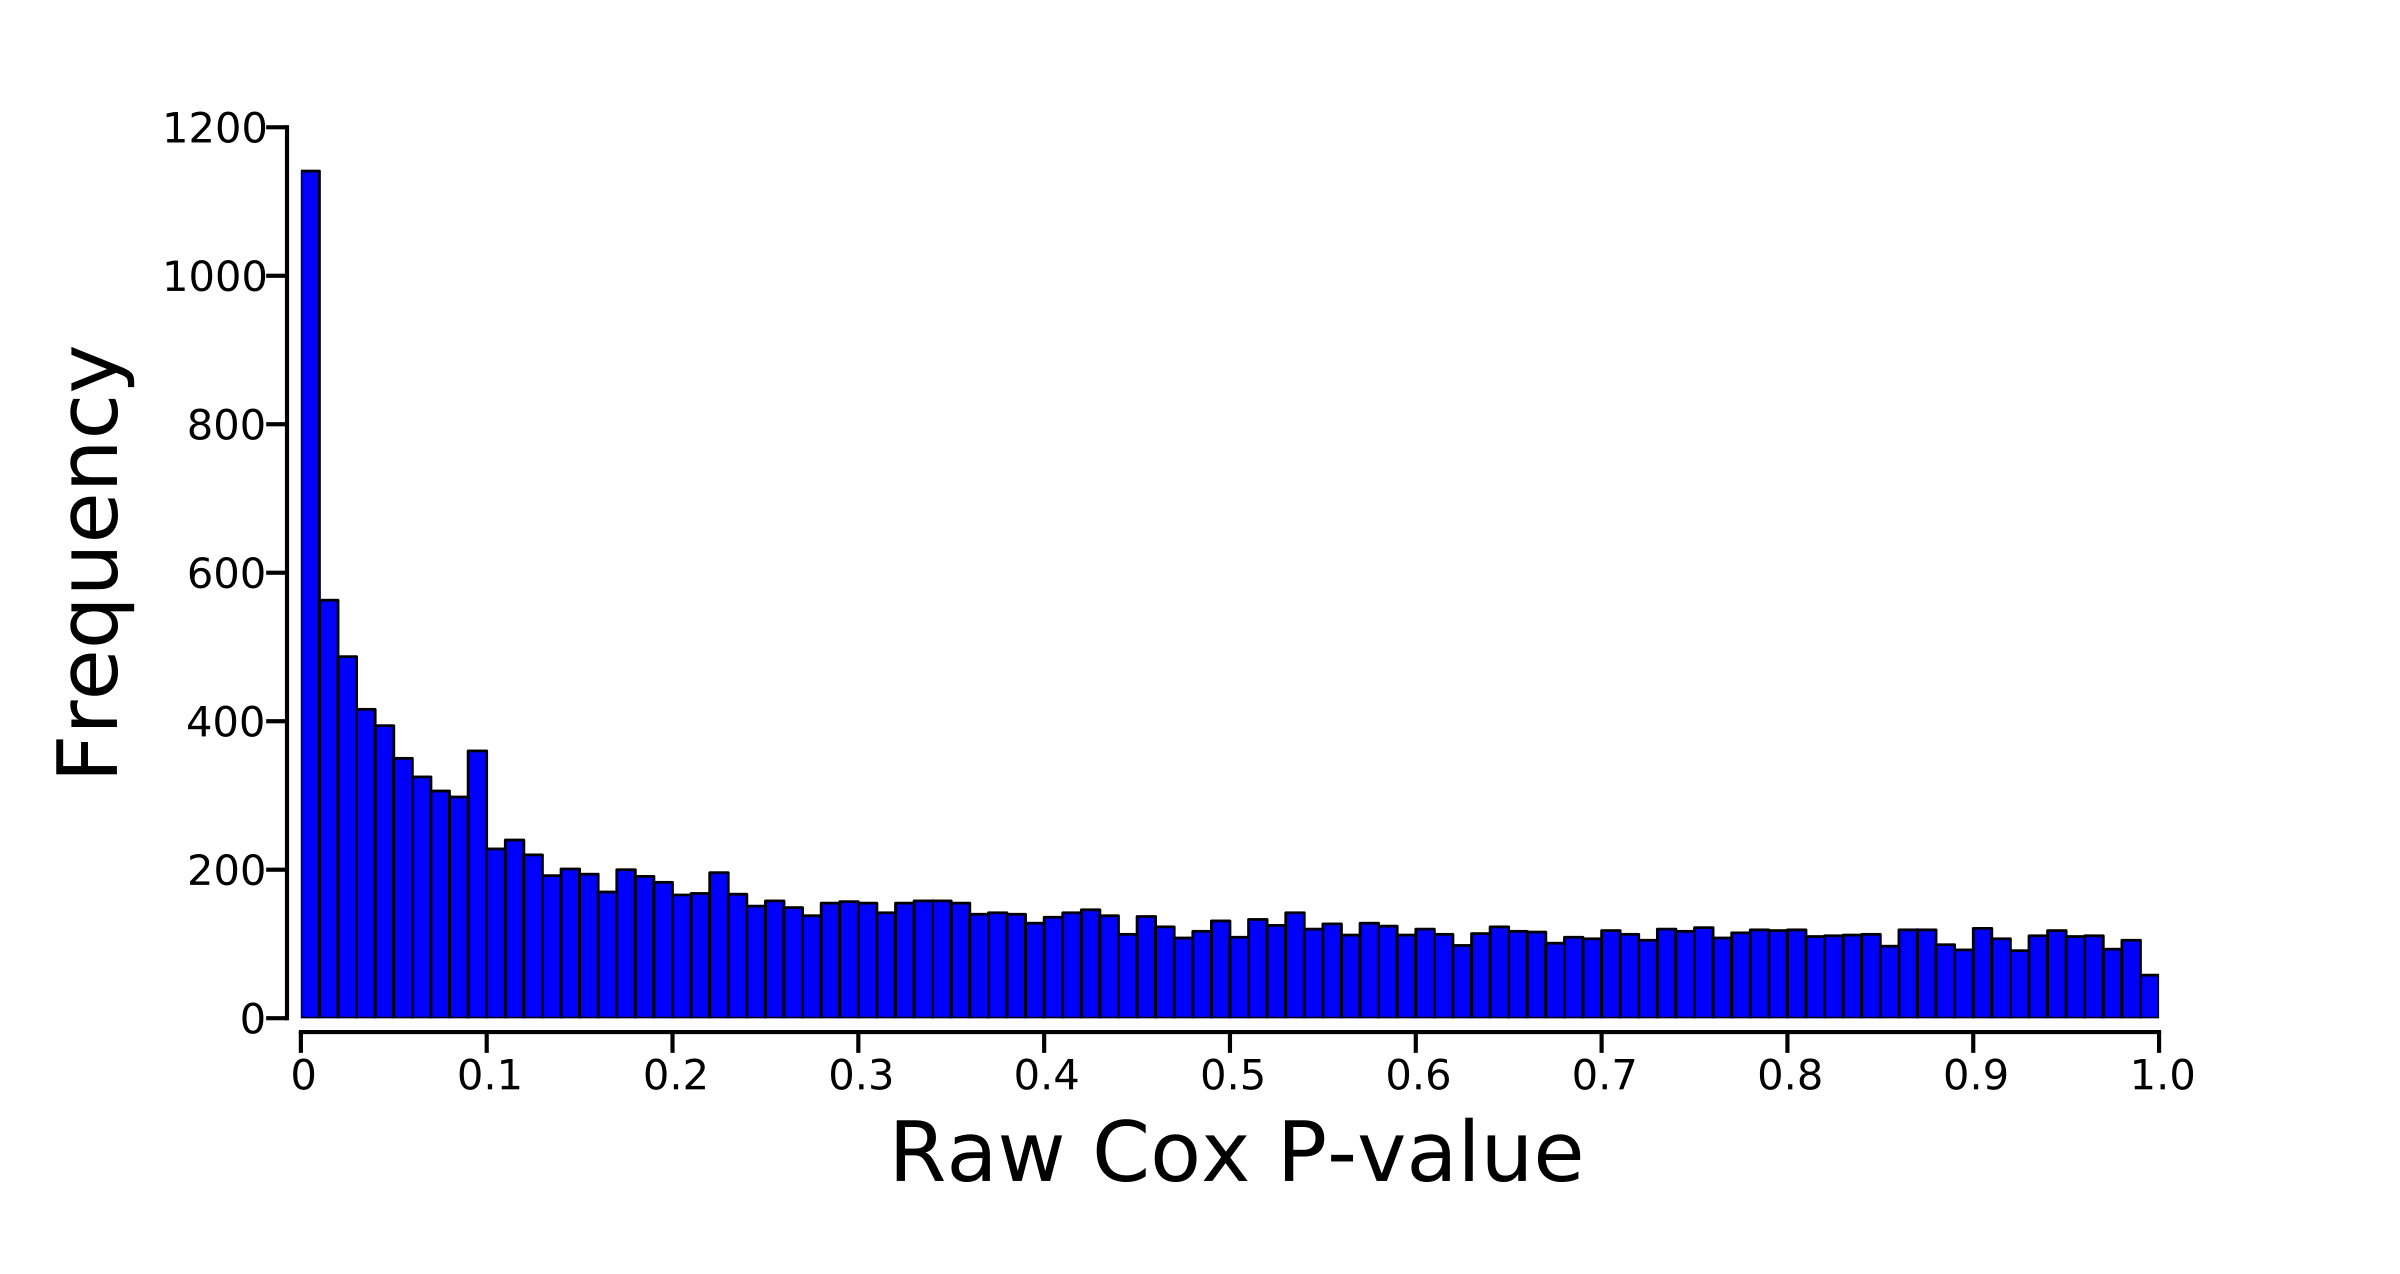

This figure's Python source:
##script for creating a histogram

## Load necessary modules
import pylab as plt
import numpy as np
import os
BASE_DIR = os.path.dirname(os.path.dirname(os.path.dirname(os.path.dirname(os.path.abspath(__file__)))))
f=open(os.path.join(BASE_DIR,'cox_regression','BRCA','coeffs_normalized_pvalues_adjusted.txt'))
data=[i.strip().split() for i in f]
ids,coeffs,normalized,pvalues,adjusted=zip(*data)

pvalues=map(float,pvalues)

##decide how man bins, 100 is the maximum possible due to only having two sig figs
number=100.0

counts={}

##use a dictionary to populate the bins
for i in range(int(number)):
    for j in pvalues:
        if i/number<j<=(i+1)/number:
            counts[i]=counts.get(i,0)+1

##convert the dictionary to a list
mylist=zip(counts.keys(),counts.values())

##sort the list so that the bins are in order
mylist.sort()



##plot the data with pylab
fig = plt.figure()
ax = fig.add_subplot(111)
fig.subplots_adjust(bottom=.2)

ax.bar([i[0]/number for i in mylist],[i[1] for i in mylist],color='b',width=1/number,linewidth=2.0)
ax.set_xlim((0,1))

for item in ax.get_yticklabels():
        item.set_fontsize(30)

for item in ax.get_xticklabels():
        item.set_fontsize(30)

ax.tick_params(axis='x',length=15,width=3,direction='out',labelsize=30)
ax.tick_params(axis='y',length=15,width=3,direction='out',labelsize=30)
ax.spines['top'].set_visible(False)
ax.spines['right'].set_visible(False)
ax.spines['left'].set_linewidth(3)
ax.spines['bottom'].set_linewidth(3)
ax.spines['bottom'].set_position(['outward',10])
ax.spines['left'].set_position(['outward',10])
ax.xaxis.set_ticks_position('bottom')
ax.yaxis.set_ticks_position('left')
ax.set_xticks([i/10.0 for i in range(0,11)])
ax.set_xticklabels(['0']+[str(i/10.0) for i in range(1,11)])
ax.set_ylabel('Frequency',fontsize=60,labelpad=20)
ax.set_xlabel('Raw Cox P-value',fontsize=60,labelpad=20)
plt.show()
